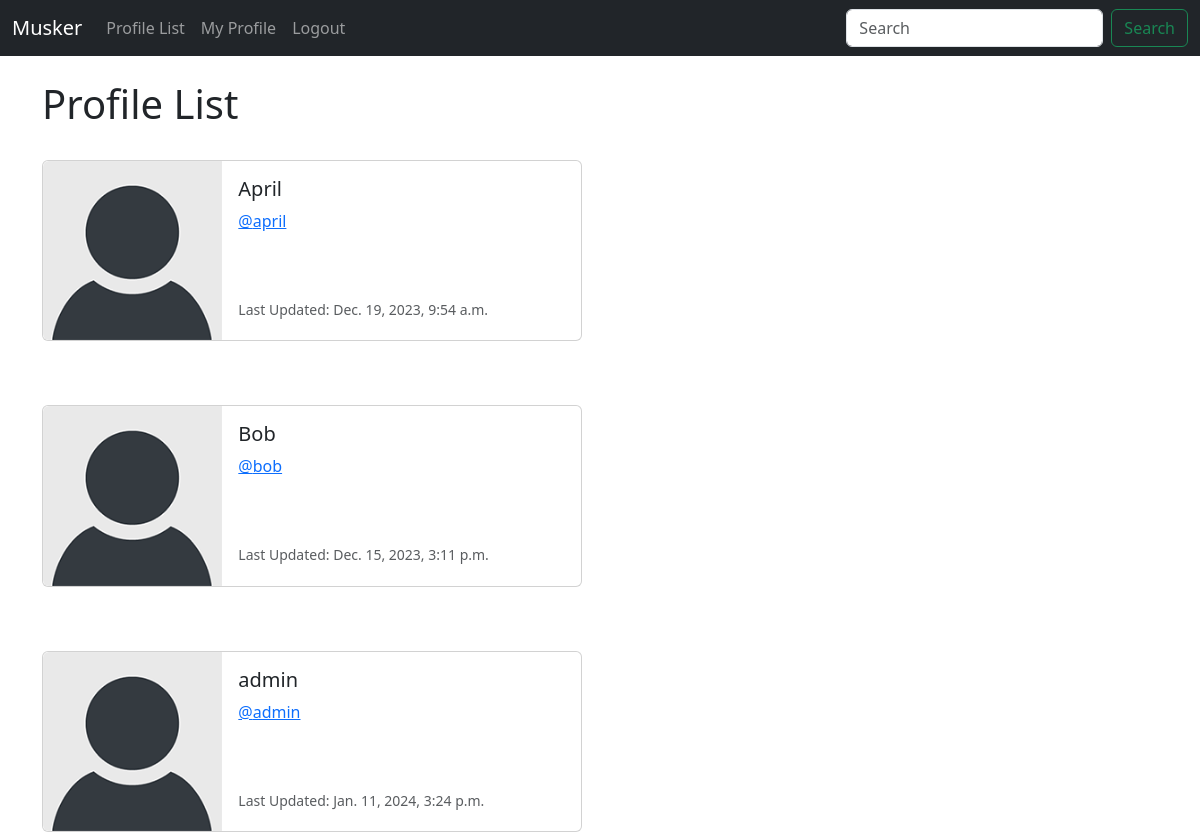
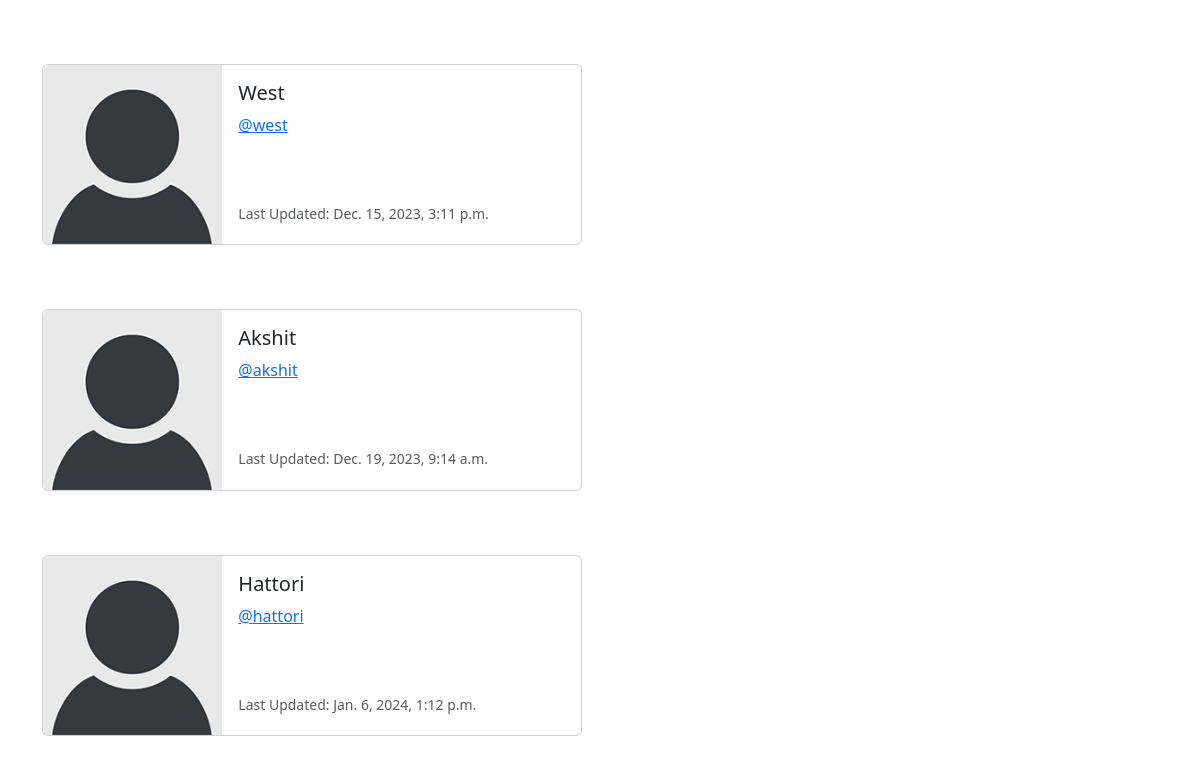
/profile_list/ (signed in), run on an earlier commit of the app's database (2 pictures, top to bottom).
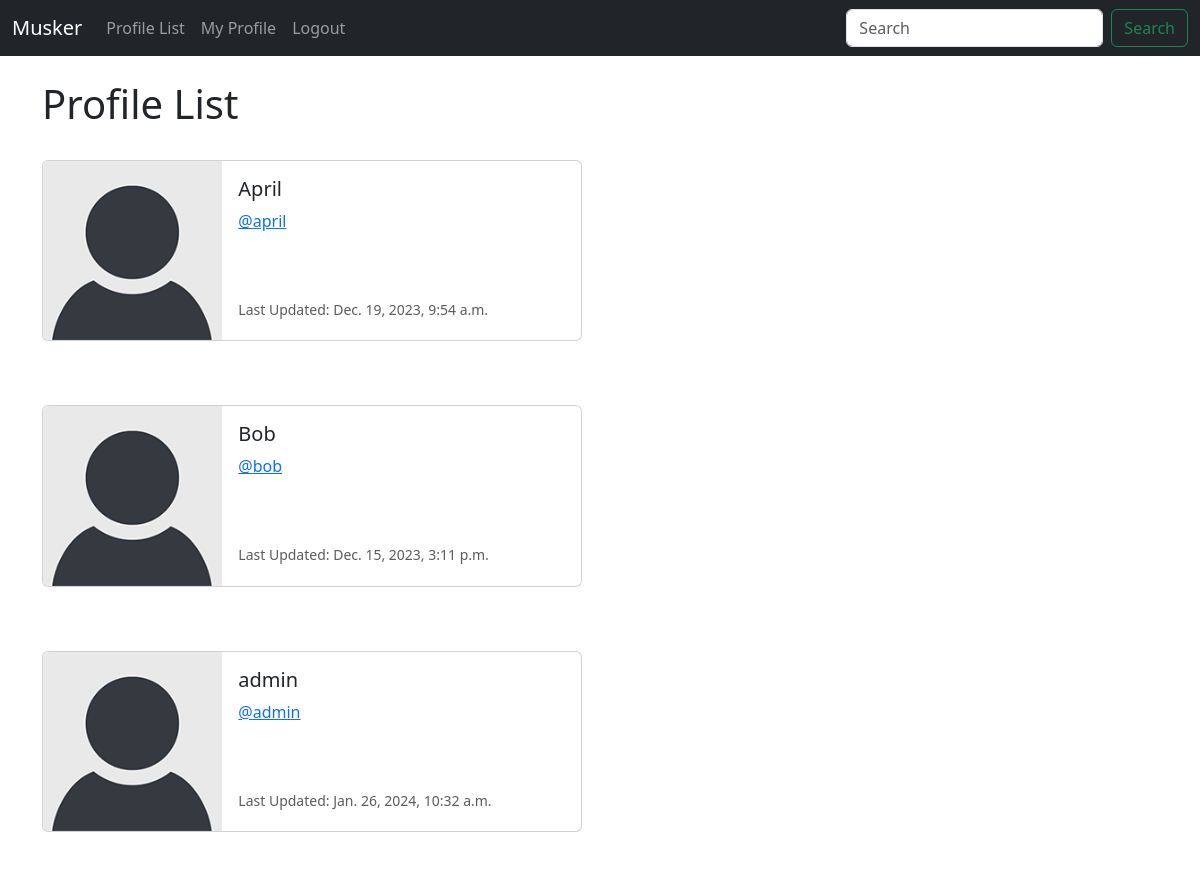
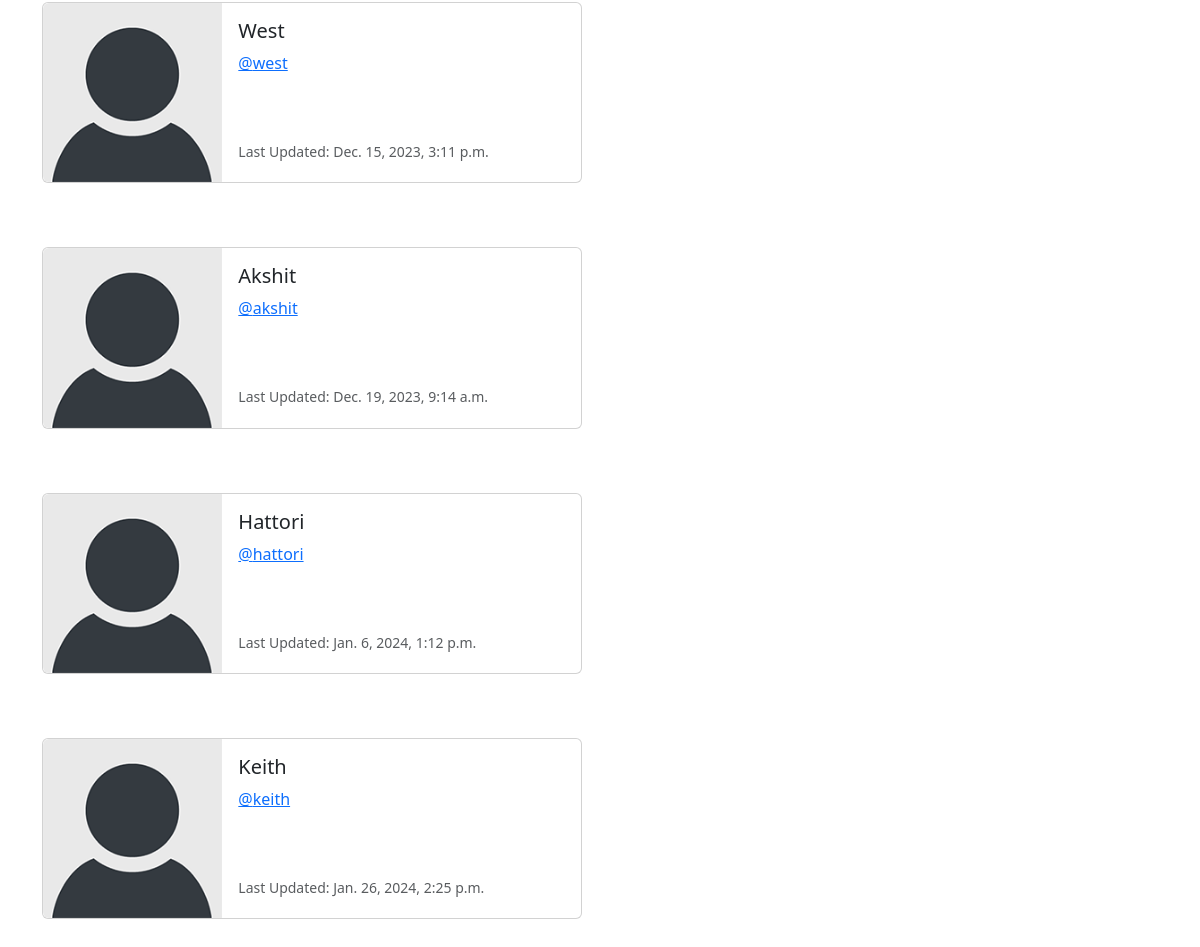
And on a later commit of the database (2 pictures, top to bottom).
### musker/models.py (models this page shows, shortened)
class Profile(models.Model):
    user = models.OneToOneField(User, on_delete=models.CASCADE)
    follows = models.ManyToManyField('self', related_name='followed_by', symmetrical=False, blank=True)
    date_modified = models.DateTimeField(User, auto_now=True)
    profile_image = models.ImageField(null = True, blank = True, upload_to='images/')

### musker/views.py (the view)
# urls.py: path('profile_list/', views.profile_list, name="profile_list"),
def profile_list(request):
    if request.user.is_authenticated:
        profiles = Profile.objects.exclude(user=request.user)
        return render(request, 'profile_list.html', {'profiles': profiles})
    else:
        messages.success(request, 'login to view this page')
        return redirect('home')

### musker/templates/profile_list.html
{% extends 'base.html' %}
{% load static %}
{% block content %}
    <h1>Profile List</h1>
<br/>
{% if profiles %}
    {% for profile in profiles %}
    <div class="card mb-3" style="max-width: 540px;">
        <div class="row g-0">
          <div class="col-md-4">
            <img src="{% static 'images/default_profile_pic.png' %}" class="img-fluid rounded-start" alt="Profile Image">
          </div>
          <div class="col-md-8">
            <div class="card-body">
              <h5 class="card-title">{{ profile.user.username }}</h5>
              <p class="card-text"><a href="{% url 'profile' profile.user.id %}">@{{ profile.user.username|lower }}</a></p>
              <br/><br/>
              <p class="card-text"><small class="text-body-secondary">Last Updated: {{ profile.date_modified }}</small></p>
            </div>
          </div>
        </div>
      </div>
      <br/><br/>
    {% endfor %}
{% endif %}
{% endblock %}

### musker/templates/base.html (shortened to what this page needs)
<!doctype html>
<html lang="en">
  <head>
    <link href="https://cdn.jsdelivr.net/npm/bootstrap@5.3.2/dist/css/bootstrap.min.css" rel="stylesheet">
  </head>
  <body>
    {% include 'navbar.html' %}
    <div class="container">
      <br/>
        {% block content %}
        {% endblock %}
    </div>
  </body>
</html>

### musker/templates/navbar.html (shortened to what this page needs)
<nav class="navbar navbar-expand-lg navbar-dark bg-dark">
    <div class="container-fluid">
      <a class="navbar-brand" href="{% url 'home' %}">Musker</a>
      <div class="collapse navbar-collapse" id="navbarSupportedContent">
        <ul class="navbar-nav me-auto mb-2 mb-lg-0">
          <li class="nav-item">
            <a class="nav-link" href="{% url 'profile_list' %}">Profile List</a>
          </li>
          {% if user.is_authenticated %}
          <li class="nav-item">
            <a class="nav-link" href="{% url 'profile' request.user.id %}">My Profile</a>
          </li>
          <li class="nav-item">
            <a class="nav-link" href="{% url 'logout' %}">Logout</a>
          </li>
          {% else %}
          <li class="nav-item">
            <a class="nav-link" href="{% url 'login' %}">Login</a>
          <li class="nav-item">
            <a class="nav-link" href="{% url 'register' %}">Register</a>
          {% endif %}
        </ul>
        <form class="d-flex" role="search">
          <input class="form-control me-2" type="search" placeholder="Search" aria-label="Search">
          <button class="btn btn-outline-success" type="submit">Search</button>
        </form>
      </div>
    </div>
  </nav>

What changed in the data, as far as the page shows it:
changed Profile "admin": date_modified "Jan. 11, 2024, 3:24 p.m." → "Jan. 26, 2024, 10:32 a.m."
added Profile: user.username "Keith", user.username "keith", date_modified "Jan. 26, 2024, 2:25 p.m."
